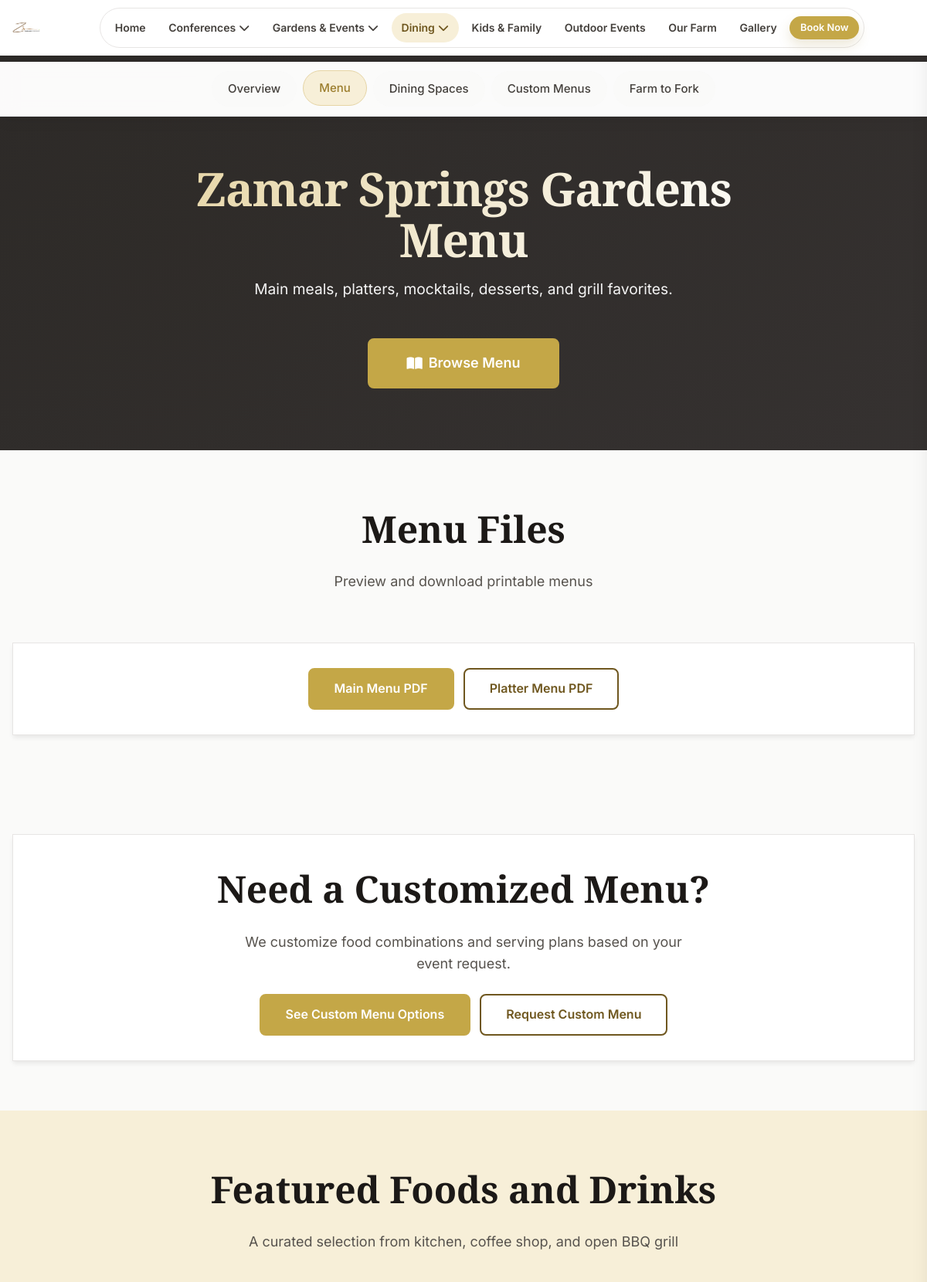
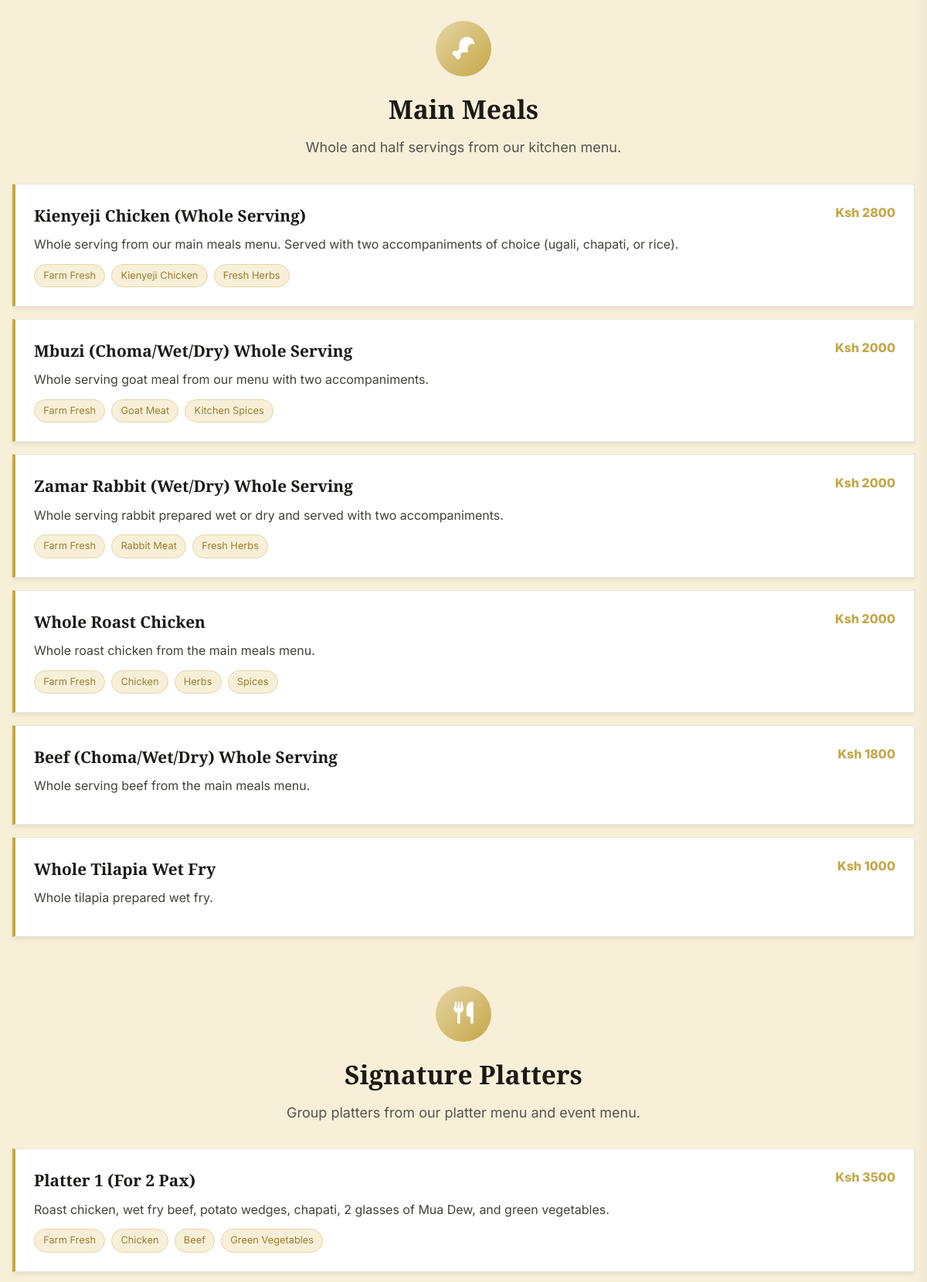
Page /dining/menu/ (upper part) on the committed database (2 pictures, top to bottom).
### apps/dining/models.py (models this page shows, shortened)
class DiningPage(SEOFields, TimeStampedModel):
    hero_title = models.CharField(
        max_length=200,
        default="Dining Experience"
    )
    hero_subtitle = models.TextField(
        default="Farm-to-fork dining in a serene, non-alcoholic environment"
    )
    intro_text = models.TextField(
        default="Experience fresh, organic meals prepared with ingredients from our own farm. Enjoy dining in our beautiful pergolas and gazebos surrounded by nature."
    )
    farm_title = models.CharField(
        max_length=200,
        default="Farm-to-Fork Freshness"
    )
    farm_subtitle = models.TextField(
        default="All ingredients sourced directly from our organic farm"
    )
    spaces_title = models.CharField(
        max_length=200,
        default="Prime Dining Spaces"
    )
    spaces_subtitle = models.TextField(
        default="Beautiful locations for memorable dining experiences"
    )
    menu_pdf = models.FileField(
        upload_to='dining/menus/',
        blank=True,
        help_text="Upload PDF menu file"
    )
    menu_title = models.CharField(
        max_length=200,
        default="Our Menu"
    )
    menu_subtitle = models.TextField(
        default="Fresh, organic, and delicious"
    )
    is_active = models.BooleanField(default=True)
    class Meta:
        verbose_name = "Dining Page Settings"
        verbose_name_plural = "Dining Page Settings"

class FoodCategory(models.Model):
    CATEGORY_TYPES = [
        ('juices', 'Fresh Juices'),
        ('mocktails', 'Mocktails & Coffee'),
        ('platters', 'Platters'),
        ('mains', 'Main Dishes'),
        ('bbq', 'BBQ / Choma Zone'),
        ('desserts', 'Desserts'),
    ]
    name = models.CharField(max_length=100)
    slug = models.SlugField(unique=True)
    category_type = models.CharField(max_length=20, choices=CATEGORY_TYPES)
    description = models.TextField(blank=True)
    icon = models.CharField(
        max_length=50,
        help_text="Font Awesome icon class"
    )
    display_order = models.IntegerField(default=0)
    is_active = models.BooleanField(default=True)
    class Meta:
        verbose_name = "Food Category"
        verbose_name_plural = "Food Categories"
        ordering = ['display_order']

class FoodItem(SEOFields, TimeStampedModel):
    category = models.ForeignKey(
        FoodCategory,
        on_delete=models.CASCADE,
        related_name='food_items'
    )
    name = models.CharField(max_length=200)
    slug = models.SlugField(unique=True)
    description = models.TextField(help_text="Brief description of the dish")
    search_tags = models.CharField(
        max_length=255,
        blank=True,
        help_text="Comma-separated tags for menu search (e.g. vegan, spicy, breakfast)",
    )
    is_from_farm = models.BooleanField(default=False)
    farm_ingredients = models.TextField(
        blank=True,
        help_text="List farm-sourced ingredients, one per line"
    )
    price = models.DecimalField(
        max_digits=10,
        decimal_places=2,
        null=True,
        blank=True,
        help_text="Optional - price can be shown subtly or not at all"
    )
    featured_image = models.ImageField(
        upload_to='dining/food/',
        blank=True,
        help_text="High-quality food photo"
    )
    is_featured = models.BooleanField(default=False)
    is_special = models.BooleanField(default=False, help_text="Chef's special")
    is_active = models.BooleanField(default=True)
    display_order = models.IntegerField(default=0)
    class Meta:
        verbose_name = "Food Item"
        verbose_name_plural = "Food Items"
        ordering = ['category', 'display_order']
        indexes = [
            models.Index(fields=["is_active", "display_order"], name="dining_food_active_idx"),
            models.Index(fields=["name"], name="dining_food_name_idx"),
            models.Index(fields=["search_tags"], name="dining_food_tags_idx"),
        ]
    def get_farm_ingredients_list(self):
        if self.farm_ingredients:
            return [ing.strip() for ing in self.farm_ingredients.split('\n') if ing.strip()]
        return []

### apps/dining/views.py (the view)
# urls.py: path('menu/', views.menu_view, name='menu'),
def menu_view(request):
    page_settings = DiningPage.objects.filter(is_active=True).first()
    if not page_settings:
        page_settings = DiningPage.objects.create()
    categories = FoodCategory.objects.filter(
        is_active=True
    ).order_by('display_order')
    menu_data = []
    for category in categories:
        items = list(FoodItem.objects.filter(
            category=category,
            is_active=True
        ).order_by('display_order'))
        if items:
            menu_data.append({
                'category': category,
                'items': items
            })
    context = {
        'page_settings': page_settings,
        'menu_data': menu_data,
        'has_menu_pdf': bool(page_settings.menu_pdf),
    }
    return render(request, 'dining/menu.html', context)

### apps/conferences/context_processors.py (called while the page is built)
def _ordered_conference_categories_queryset():
    return (
        ConferenceCategory.objects.filter(
            is_active=True,
            category_type__in=["board", "meeting", "hall"],
        )
        .annotate(
            sort_priority=Case(
                When(category_type="board", then=Value(1)),
                When(category_type="meeting", then=Value(2)),
                When(category_type="hall", then=Value(3)),
                default=Value(99),
                output_field=IntegerField(),
            )
        )
        .order_by("sort_priority", "display_order", "name")
    )

def conference_categories(request):
    return {
        "conference_categories": _ordered_conference_categories_queryset()
    }

### apps/gardens/context_processors.py (called while the page is built)
def gardens_categories(request):
    return {
        'gardens_categories': EventType.objects.filter(
            is_active=True
        ).order_by('category', 'display_order')
    }

### apps/dining/templates/dining/menu.html (shortened to what this page needs)
{% extends "dining/base.html" %}
{% load static %}
{% block dining_content %}
<section class="dining-hero">
    <div class="container">
        <div class="dining-hero-content">
            <h1 class="dining-hero-title">{{ page_settings.menu_title|default:"Our Menu" }}</h1>
            <p class="dining-hero-subtitle">{{ page_settings.menu_subtitle|default:"Fresh, organic, and delicious" }}</p>
            <a href="#menu-list" class="btn btn-gold btn-large">
                <i class="fas fa-book-open"></i> Browse Menu
            </a>
        </div>
    </div>
</section>
<section class="section-padding">
    <div class="container">
        <div class="section-header">
            <h2 class="section-title">Menu Files</h2>
            <p class="section-subtitle">Preview and download printable menus</p>
        </div>
        <div class="pdf-viewer-container">
            <div class="room-actions">
                <a class="btn btn-gold" href="{% static 'menus/Menu-1.pdf' %}" target="_blank" rel="noopener">Main Menu PDF</a>
                <a class="btn btn-outline-gold" href="{% static 'menus/platter Menu_20250924_114324_0000.pdf' %}" target="_blank" rel="noopener">Platter Menu PDF</a>
            </div>
        </div>
    </div>
</section>
<section class="section-padding">
    <div class="container">
        <div class="pdf-viewer-container">
            <div class="section-header" style="margin-bottom: var(--space-5);">
                <h2 class="section-title">Need a Customized Menu?</h2>
                <p class="section-subtitle">We customize food combinations and serving plans based on your event request.</p>
            </div>
            <div class="room-actions">
                <a class="btn btn-gold" href="{% url 'dining:overview' %}#custom-menu">See Custom Menu Options</a>
                <a class="btn btn-outline-gold" href="{% url 'dining:overview' %}#reservation">Request Custom Menu</a>
            </div>
        </div>
    </div>
</section>
<section class="section-padding bg-dining-secondary" id="menu-list">
    <div class="container">
        <div class="section-header">
            <h2 class="section-title">Featured Foods and Drinks</h2>
            <p class="section-subtitle">A curated selection from kitchen, coffee shop, and open BBQ grill</p>
        </div>
        {% for group in menu_data %}
        <div class="menu-category">
            <div class="menu-category-header">
                <div class="menu-category-icon"><i class="{{ group.category.icon }}"></i></div>
                <h3 class="menu-category-title">{{ group.category.name }}</h3>
                {% if group.category.description %}
                <p class="section-subtitle">{{ group.category.description }}</p>
                {% endif %}
            </div>
            {% for item in group.items|slice:":6" %}
            <article class="menu-item">
                <div class="menu-item-content">
                    <div class="menu-item-header">
                        <h4 class="menu-item-name">{{ item.name }}</h4>
                        {% if item.price %}
                        <div class="menu-item-price">Ksh {{ item.price|floatformat:0 }}</div>
                        {% endif %}
                    </div>
                    <p class="menu-item-description">{{ item.description }}</p>
                    {% if item.is_from_farm %}
                    <div class="menu-item-ingredients">
                        <span class="menu-item-ingredient">Farm Fresh</span>
                        {% for ing in item.get_farm_ingredients_list|slice:":3" %}
                        <span class="menu-item-ingredient">{{ ing }}</span>
                        {% endfor %}
                    </div>
                    {% endif %}
                </div>
            </article>
            {% endfor %}
        </div>
        {% empty %}
        <div class="text-center">
            <p class="section-subtitle">Menu items are being updated. Please check back shortly.</p>
        </div>
        {% endfor %}
    </div>
</section>
{% endblock %}

### static/css/style.css (style rules this page uses)
:root { --gold-light: #f7efd8; --gold-medium: #e6d5a5; --gold-dark: #c4a747; --gold-darker: #9c7e2e; --gold-accessible: #6f571f; --gold-accent: #ffd700; --neutral-50: #fafaf9; --neutral-100: #f5f5f4; --neutral-200: #e7e5e4; --neutral-300: #d6d3d1; --neutral-400: #a8a29e; --neutral-500: #78716c; --neutral-600: #57534e; --neutral-700: #44403c; --neutral-800: #292524; --neutral-900: #1c1917; --font-sans: 'Inter', -apple-system, BlinkMacSystemFont, 'Segoe UI', Roboto, sans-serif; --font-serif: 'Playfair Display', Georgia, serif; --space-1: 0.25rem; --space-2: 0.5rem; --space-3: 0.75rem; --space-4: 1rem; --space-5: 1.5rem; --space-6: 2rem; --space-8: 3rem; --space-10: 4rem; --space-12: 6rem; }
* { margin: 0; padding: 0; box-sizing: border-box; }
html { font-size: 16px; scroll-behavior: smooth; }
body { font-family: var(--font-sans); line-height: 1.6; color: var(--neutral-800); background: var(--neutral-50); }
.container { width: 100%; max-width: 1200px; margin: 0 auto; padding: 0 var(--space-4); }
.section-padding { padding: var(--space-10) 0; }
.btn { display: inline-flex; align-items: center; justify-content: center; gap: 0.5rem; padding: var(--space-3) var(--space-6); font-family: var(--font-sans); font-weight: 600; text-decoration: none; border-radius: 0.5rem; border: none; cursor: pointer; transition: all 0.3s ease; white-space: nowrap; max-width: 100%; }
.btn-gold { background: var(--gold-dark); color: white !important; border: 2px solid var(--gold-dark); }
.btn-outline-gold { background: transparent; color: var(--gold-accessible); border: 2px solid var(--gold-accessible); }
.btn-large { padding: var(--space-4) var(--space-8); font-size: 1.125rem; }
.section-header { text-align: center; margin-bottom: var(--space-10); }
.section-title { font-family: var(--font-serif); font-size: 2.5rem; color: var(--neutral-900); margin-bottom: var(--space-4); }
.section-subtitle { font-size: 1.125rem; color: var(--neutral-600); max-width: 600px; margin: 0 auto; line-height: 1.6; }
.facility-cta, .room-actions { display: flex; flex-wrap: wrap; gap: var(--space-3); justify-content: center; align-items: stretch; }
@media (min-width: 768px) { .section-title { font-size: 3rem; } }

### rows in the picture
DiningPage: menu_title "Zamar Springs Gardens Menu", menu_subtitle "Main meals, platters, mocktails, desserts, and grill favorites."
FoodCategory: category.name "Main Meals", category.description "Whole and half servings from our kitchen menu."
FoodItem: name "Kienyeji Chicken (Whole Serving)", price "2800", description "Whole serving from our main meals menu. Served with two accompaniments of choice (ugali, chapati, or rice).", get_farm_ingredients_list "Kienyeji Chicken" "Fresh Herbs"
FoodItem: name "Mbuzi (Choma/Wet/Dry) Whole Serving", price "2000", description "Whole serving goat meal from our menu with two accompaniments.", get_farm_ingredients_list "Goat Meat" "Kitchen Spices"
FoodItem: name "Zamar Rabbit (Wet/Dry) Whole Serving", price "2000", description "Whole serving rabbit prepared wet or dry and served with two accompaniments.", get_farm_ingredients_list "Rabbit Meat" "Fresh Herbs"
FoodItem: name "Whole Roast Chicken", price "2000", description "Whole roast chicken from the main meals menu.", get_farm_ingredients_list "Chicken" "Herbs" "Spices"
FoodItem: name "Beef (Choma/Wet/Dry) Whole Serving", price "1800", description "Whole serving beef from the main meals menu."
FoodItem: name "Whole Tilapia Wet Fry", price "1000", description "Whole tilapia prepared wet fry."
FoodCategory: category.name "Signature Platters", category.description "Group platters from our platter menu and event menu."
FoodItem: name "Platter 1 (For 2 Pax)", price "3500", description "Roast chicken, wet fry beef, potato wedges, chapati, 2 glasses of Mua Dew, and green vegetables.", get_farm_ingredients_list "Chicken" "Beef" "Green Vegetables"
